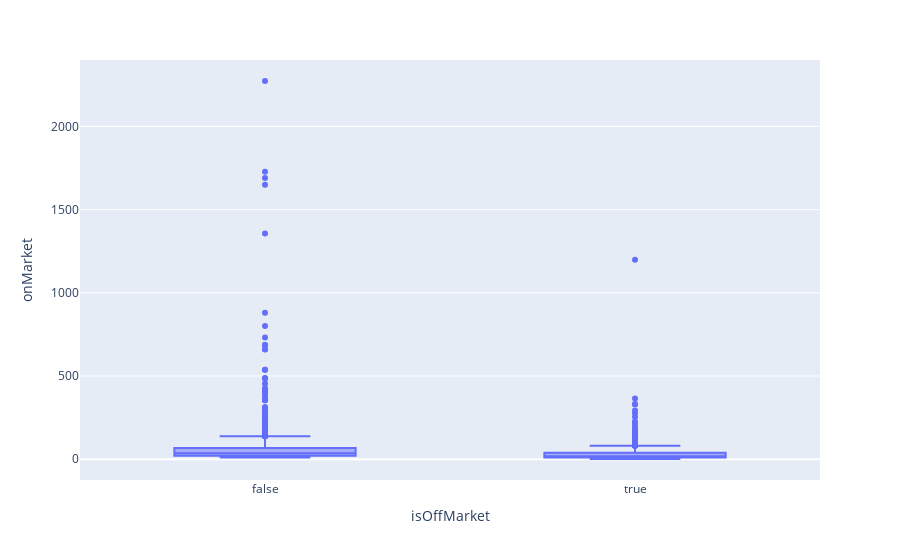

The code cell stored with this chart in its notebook:
### Code cell
df1 = df[df['timeBeforeRent'] > 0 ]
fig = px.box(df, 'isOffMarket' ,"onMarket")
fig.show()

### Figure 1 — Plotly figure (JSON) as saved in the notebook; plotly's stock layout.template omitted (floating-point values rounded to 4 significant figures; data arrays with more than 128 entries replaced by an {"elided": "..."} marker saying what was removed)
{"data": [{"alignmentgroup": "True", "hovertemplate": "isOffMarket=%{x}<br>onMarket=%{y}<extra></extra>", "legendgroup": "", "marker": {"color": "#636efa"}, "name": "", "notched": false, "offsetgroup": "", "orientation": "v", "showlegend": false, "type": "box", "x": {"elided": "6762 bool values"}, "x0": " ", "xaxis": "x", "y": {"elided": "6762 int values"}, "y0": " ", "yaxis": "y"}], "layout": {"boxmode": "group", "legend": {"tracegroupgap": 0}, "margin": {"t": 60}, "xaxis": {"anchor": "y", "domain": [0, 1], "title": {"text": "isOffMarket"}}, "yaxis": {"anchor": "x", "domain": [0, 1], "title": {"text": "onMarket"}}}}
